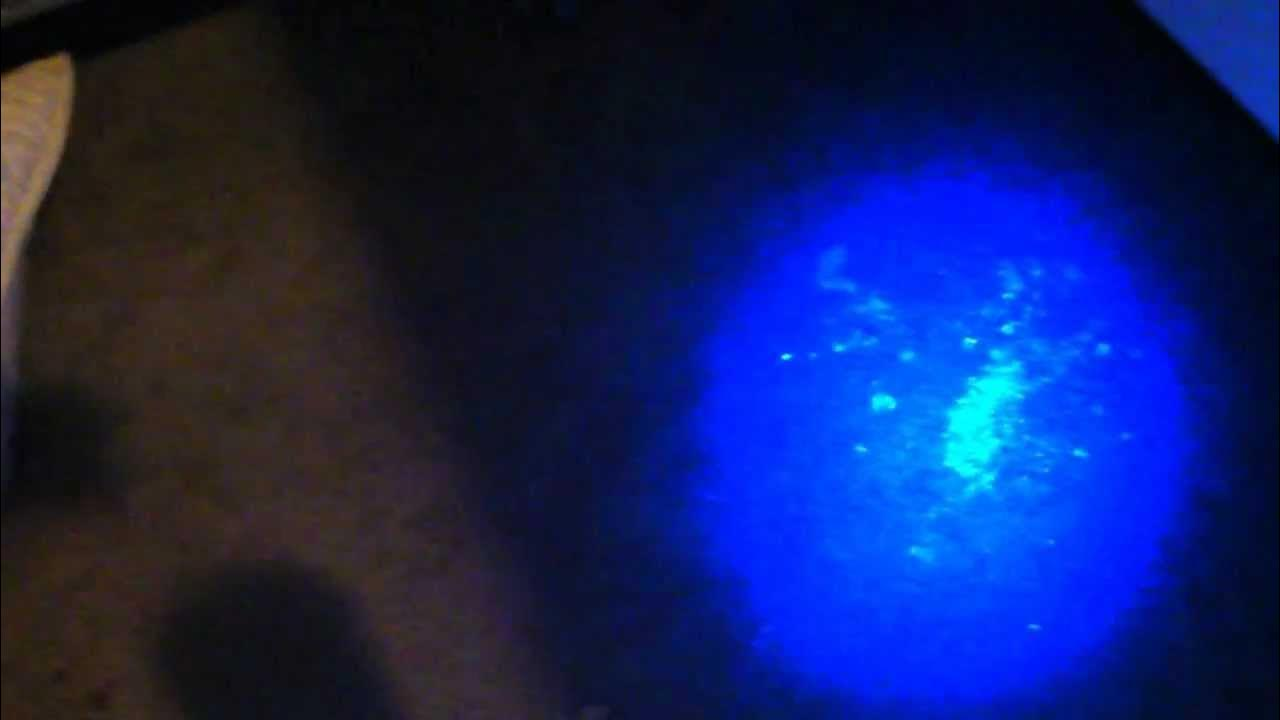
%> input picture assets/test.jpg, 1280 x 720 px
$ octave --eval "result = uv_threshold(rgb2gray(imread('../../assets/test.jpg')));"   (GNU Octave 9; MATLAB toolbox functions it lacks are replaced by stand-ins)
%> lines starting %> are read from the running program, lines starting %| are printed output that depends on the picture; in (x1, y1, x2, y2) boxes, pixels count from 0 and x2, y2 are one past the last pixel; in counts of white or black regions, pixels touching at a corner belong together; the program's own positions count from 1

function [threshold_img] = uv_threshold(img)

    grayscale = img;
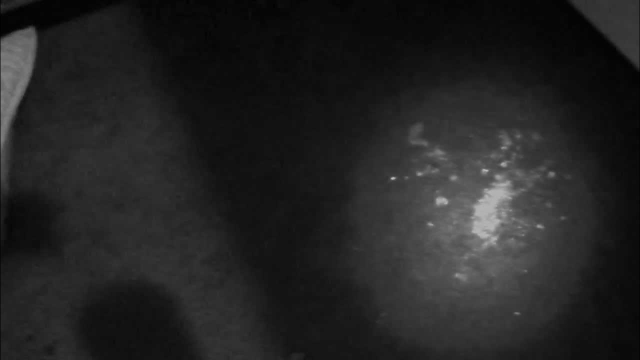
%> grayscale: size 720x1280 uint8 (shown at 1/2 size); min 0, max 195, mean 35.3
    % ignore pure black from circular mask
    valid_mask = grayscale > 10;
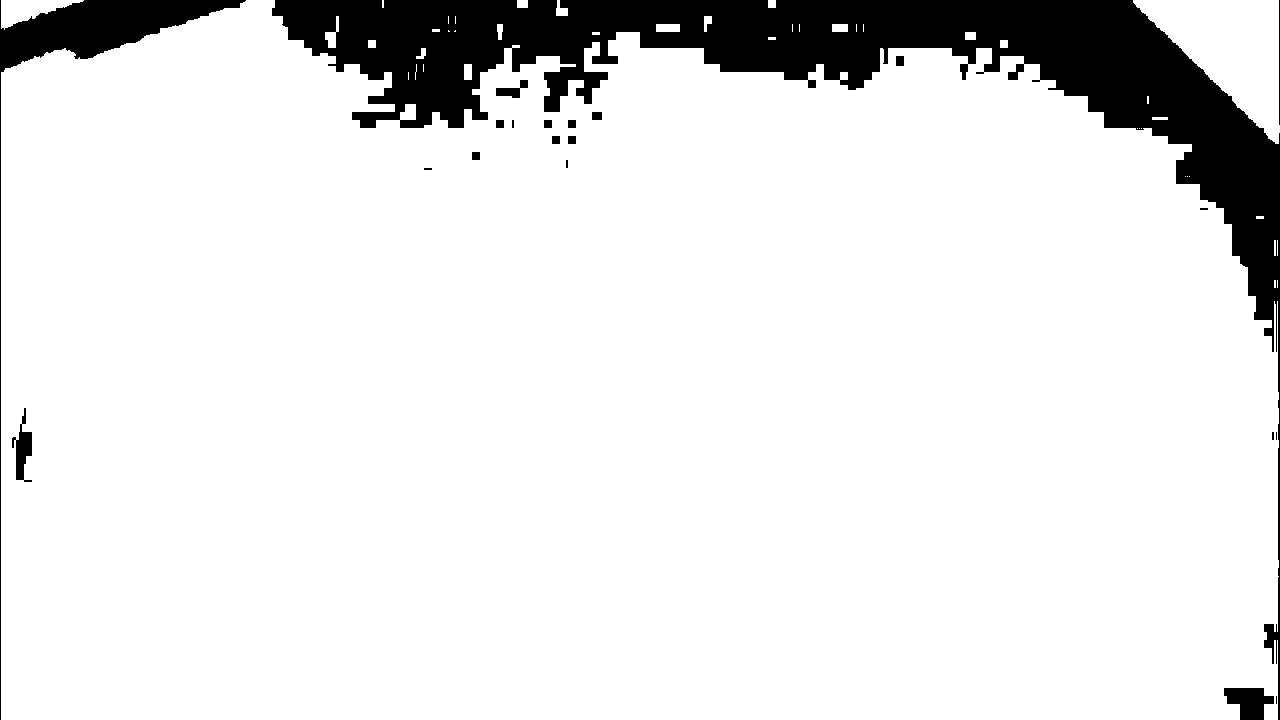
%> valid_mask: size 720x1280 logical; 89.7% white; 21 black regions (7 under 20 px), largest, box (x1, y1, x2, y2) and area: (272, 0, 1280, 720) 82928, (0, 0, 246, 720) 9209, (1224, 688, 1274, 720) 1080
    grayscale(~valid_mask) = 0;
%> grayscale: size 720x1280 uint8; 10.29% of pixels changed, all inside (x1, y1, x2, y2) = (0, 0, 1280, 720)

    % remove noise
    denoise = medfilt2(grayscale, [5 5]);

    % use adaptive histogram equalization to enhance contrast
    enhanced = adapthisteq(denoise, 'ClipLimit', 0.01);

    T = adaptthresh(enhanced, ...
                    0.45, ...    % need to tweak this sensitivity value?
                    'ForegroundPolarity','bright', ...
                    'NeighborhoodSize',[25 25], ...
                    'Statistic','median');
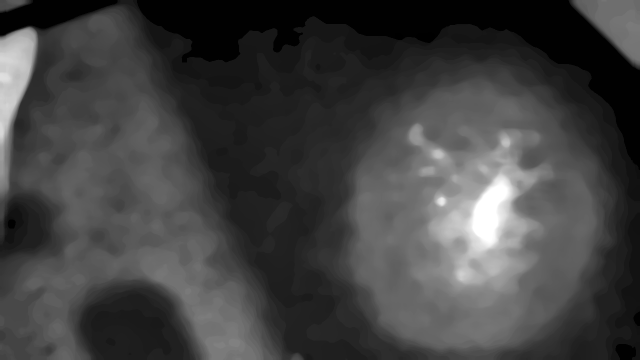
%> T: size 720x1280 double (shown at 1/2 size); min 0, max 1, mean 0.258
    bw = imbinarize(enhanced,T);
%> bw: size 720x1280 logical; 3.8% white; 870 white regions (450 under 20 px), largest, box (x1, y1, x2, y2) and area: (1, 417, 19, 503) 647, (868, 392, 900, 415) 415, (646, 94, 682, 120) 388

    % morphological closing = dilation followed by erosion
    bw = imclose(bw, strel('disk', 2));
%> bw: size 720x1280 logical; 3.9% white; 784 white regions (363 under 20 px), largest, box (x1, y1, x2, y2) and area: (1, 417, 19, 503) 749, (832, 330, 880, 354) 446, (868, 392, 900, 415) 421
    % remove small blobs (noise or premium cat litter)
    threshold_img = bwareafilt(bw, [30 Inf]);
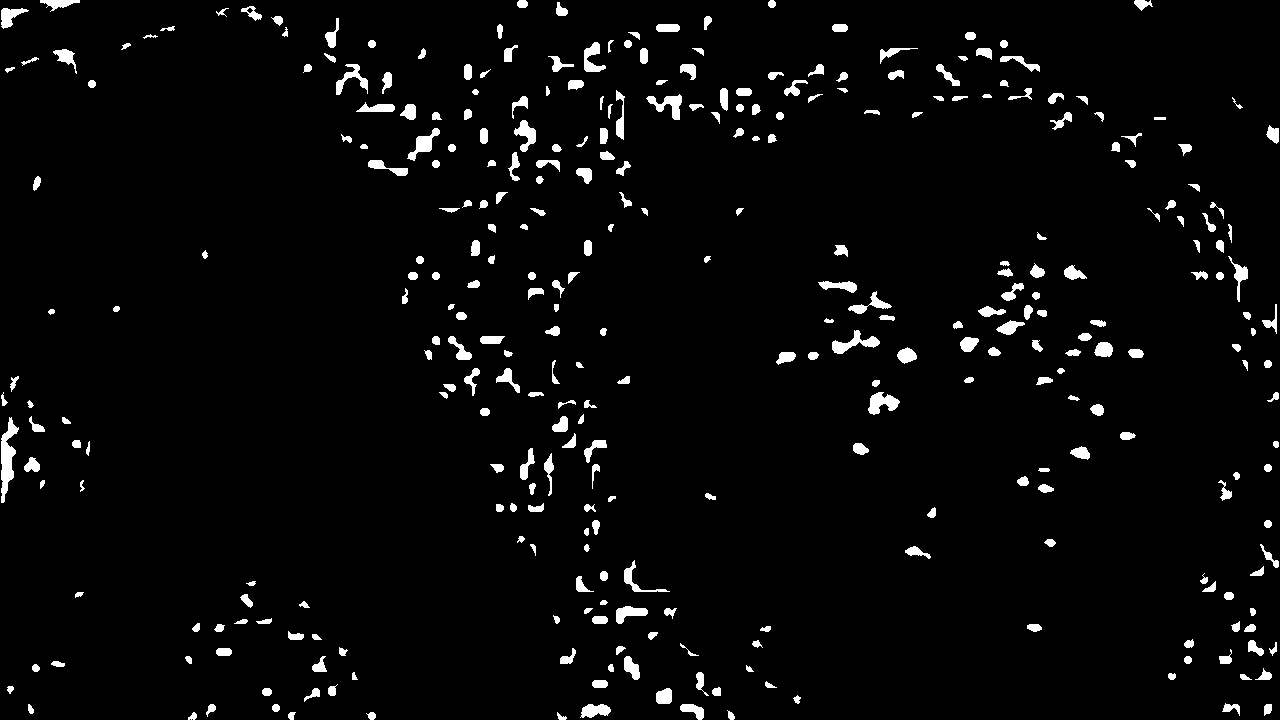
%> threshold_img: size 720x1280 logical; 3.4% white; 335 white regions, largest, box (x1, y1, x2, y2) and area: (1, 417, 19, 503) 749, (832, 330, 880, 354) 446, (868, 392, 900, 415) 421
    % fill in black holes within white fluorescent blobs
    threshold_img = imfill(threshold_img,'holes');

end

$ run again, on assets/uv_1.JPG
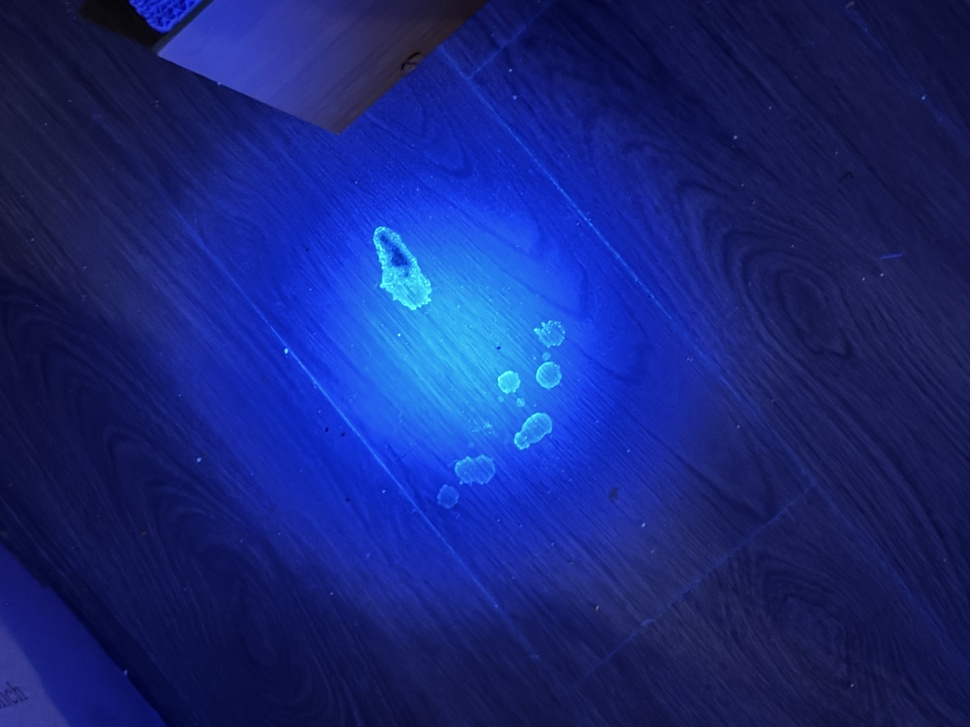
%> input picture assets/uv_1.JPG, 970 x 727 px, shrunk from 4032 x 3024 before the run
%> in uv_threshold, `valid_mask = grayscale > 10;`:
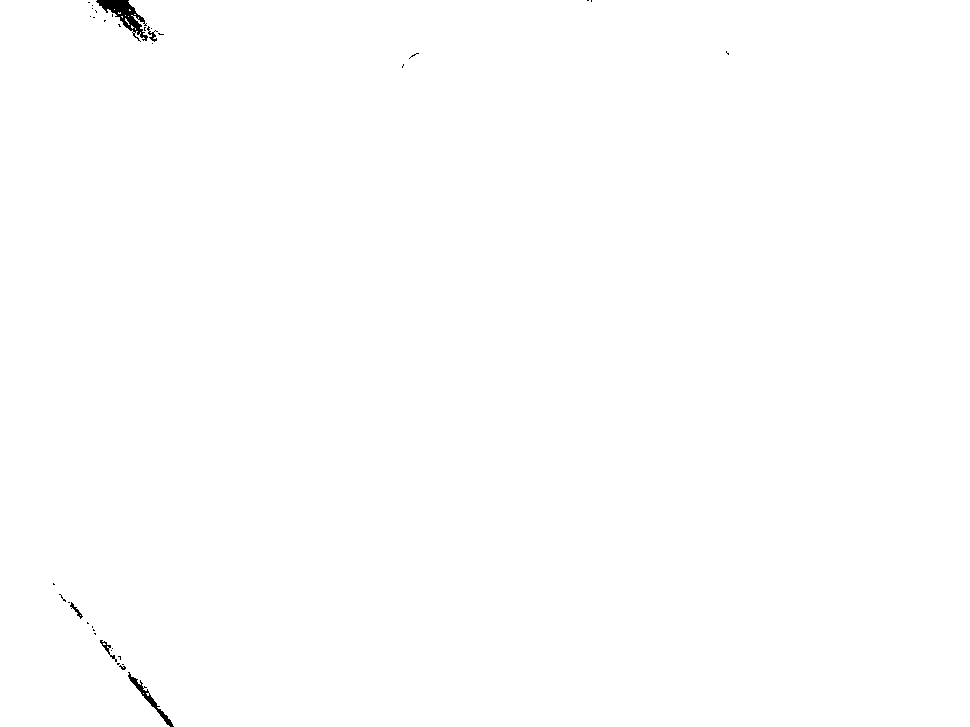
%> valid_mask: size 727x970 logical; 99.8% white; 36 black regions (31 under 20 px), largest, box (x1, y1, x2, y2) and area: (96, 0, 148, 42) 763, (128, 672, 174, 727) 334, (100, 640, 117, 662) 79, (147, 26, 158, 42) 59, (70, 602, 83, 619) 57
%> in uv_threshold, `threshold_img = bwareafilt(bw, [30 Inf]);`:
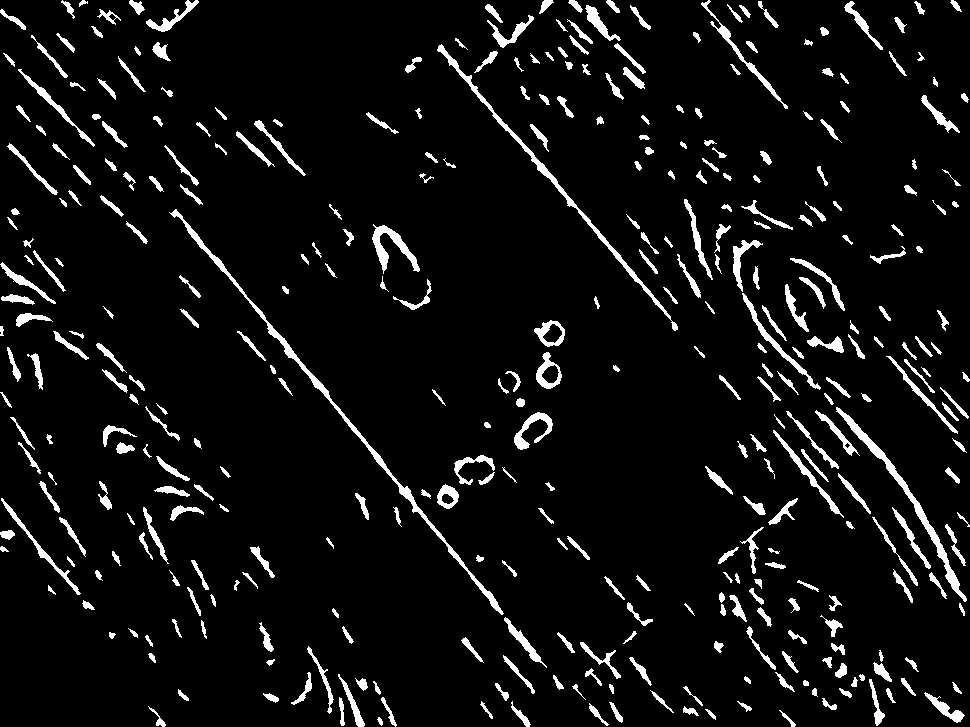
%> threshold_img: size 727x970 logical; 6.5% white; 374 white regions, largest, box (x1, y1, x2, y2) and area: (169, 209, 504, 615) 2378, (437, 44, 678, 331) 1656, (836, 407, 967, 602) 1547

$ run again, on assets/uv_2.JPG
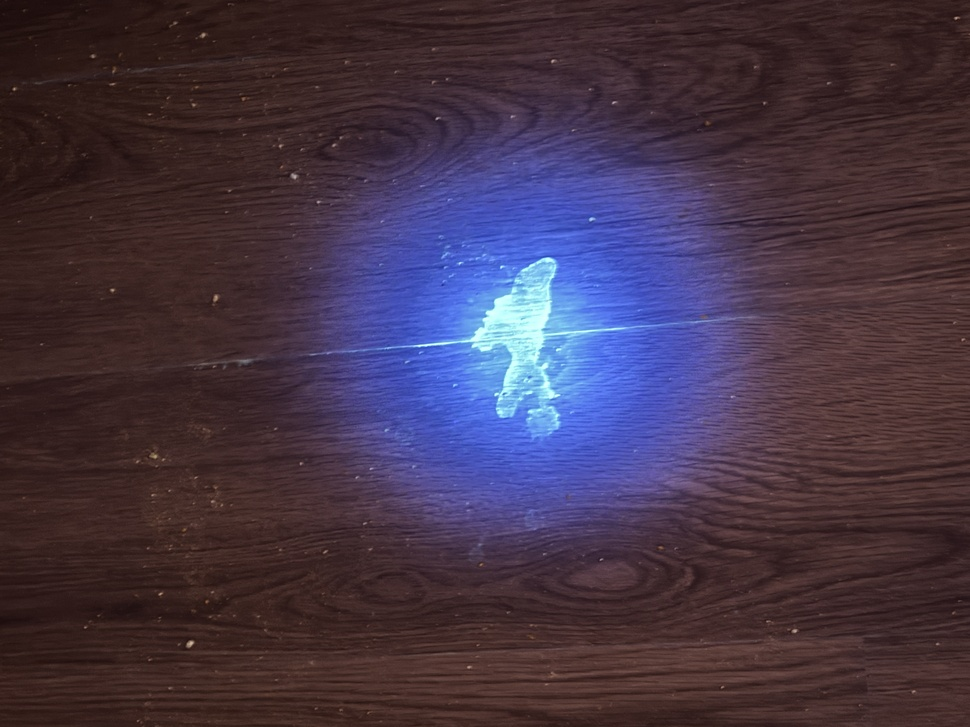
%> input picture assets/uv_2.JPG, 970 x 727 px, shrunk from 4032 x 3024 before the run
%> valid_mask: size 727x970 logical; every value is 1
%> in uv_threshold, `bw = imbinarize(enhanced,T);`:
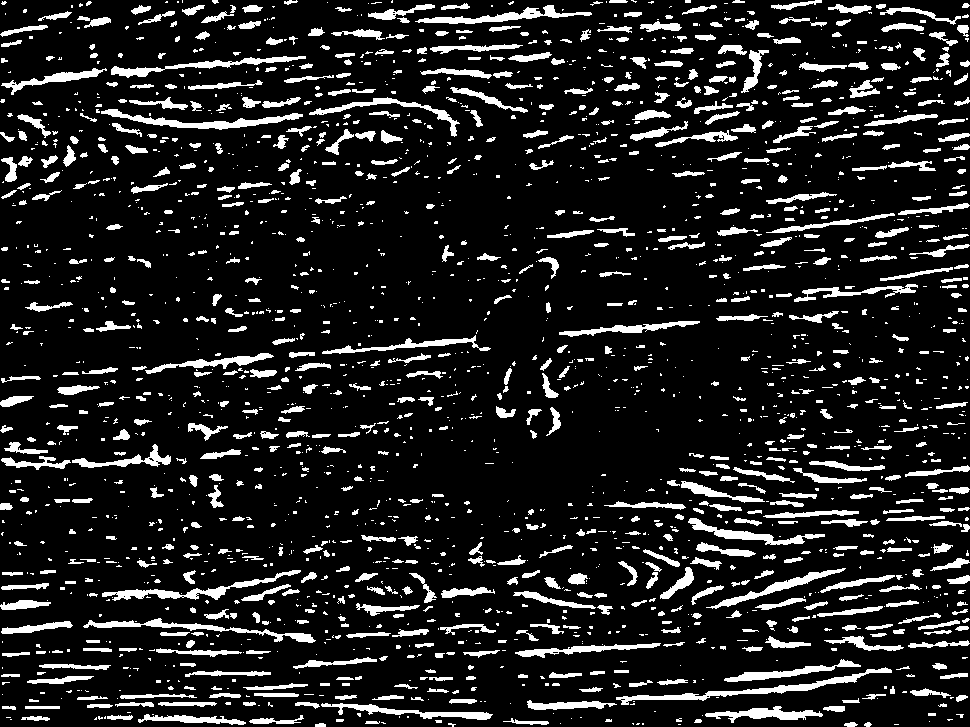
%> bw: size 727x970 logical; 12.7% white; 2234 white regions (1429 under 20 px), largest, box (x1, y1, x2, y2) and area: (616, 667, 892, 705) 1444, (101, 109, 303, 130) 1203, (102, 570, 301, 601) 1141
%> in uv_threshold, `threshold_img = bwareafilt(bw, [30 Inf]);`:
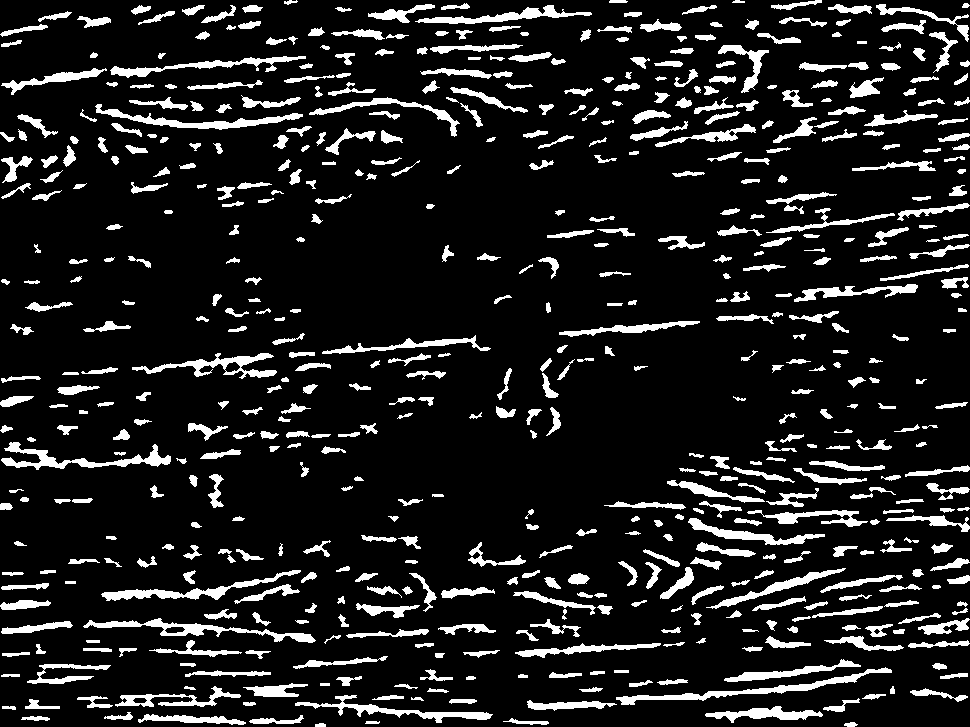
%> threshold_img: size 727x970 logical; 12.1% white; 587 white regions, largest, box (x1, y1, x2, y2) and area: (616, 667, 892, 705) 1504, (1, 442, 171, 470) 1384, (83, 618, 316, 643) 1371
